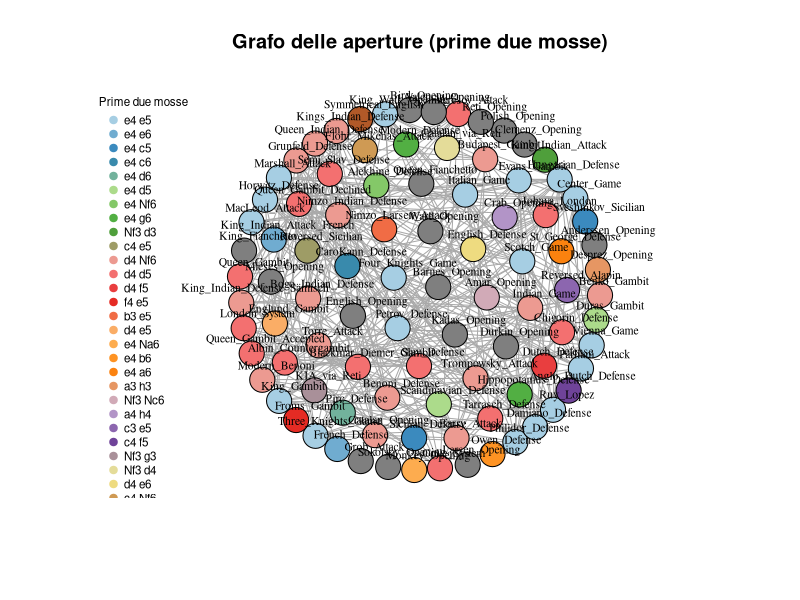

R code for this plot:
library(igraph)
library(RColorBrewer)

openings <- list(
  "Italian_Game" = c("e4", "e5", "Nf3", "Nc6", "Bc4"),
  "French_Defense" = c("e4", "e6"),
  "Sicilian_Defense" = c("e4", "c5"),
  "CaroKann_Defense" = c("e4", "c6"),
  "Pirc_Defense" = c("e4", "d6", "d4", "Nf6"),
  "Scandinavian_Defense" = c("e4", "d5"),
  "Alekhine_Defense" = c("e4", "Nf6"),
  "Modern_Defense" = c("e4", "g6"),
  "Philidor_Defense" = c("e4", "e5", "Nf3", "d6"),
  "Ruy_Lopez" = c("e4", "e5", "Nf3", "Nc6", "Bb5"),
  "Petrov_Defense" = c("e4", "e5", "Nf3", "Nf6"),
  "King_Gambit" = c("e4", "e5", "f4"),
  "Vienna_Game" = c("e4", "e5", "Nc3"),
  "Center_Game" = c("e4", "e5", "d4", "exd4", "Qxd4"),
  "Scotch_Game" = c("e4", "e5", "Nf3", "Nc6", "d4"),
  "Evans_Gambit" = c("e4", "e5", "Nf3", "Nc6", "Bc4", "b5"),
  "Four_Knights_Game" = c("e4", "e5", "Nf3", "Nc6", "Nc3", "Nf6"),
  "Three_Knights_Game" = c("e4", "e5", "Nf3", "Nc6", "Nc3"),
  "King_Indian_Attack" = c("Nf3", "d3", "g3", "Bg2", "O-O"),
  "English_Opening" = c("c4"),
  "Reversed_Sicilian" = c("c4", "e5"),
  "Catalan_Opening" = c("d4", "Nf6", "c4", "e6", "g3"),
  "Queen_Gambit" = c("d4", "d5", "c4"),
  "Queen_Gambit_Accepted" = c("d4", "d5", "c4", "dxc4"),
  "Queen_Gambit_Declined" = c("d4", "d5", "c4", "e6"),
  "Slav_Defense" = c("d4", "d5", "c4", "c6"),
  "Semi_Slav_Defense" = c("d4", "d5", "c4", "e6", "Nf3", "c6"),
  "Kings_Indian_Defense" = c("d4", "Nf6", "c4", "g6"),
  "Grunfeld_Defense" = c("d4", "Nf6", "c4", "g6", "Nc3", "d5"),
  "Nimzo_Indian_Defense" = c("d4", "Nf6", "c4", "e6", "Nc3", "Bb4"),
  "Queen_Indian_Defense" = c("d4", "Nf6", "c4", "e6", "Nf3", "b6"),
  "Bogo_Indian_Defense" = c("d4", "Nf6", "c4", "e6", "Nf3", "Bb4+"),
  "Dutch_Defense" = c("d4", "f5"),
  "Benoni_Defense" = c("d4", "Nf6", "c4", "c5"),
  "Modern_Benoni" = c("d4", "Nf6", "c4", "c5", "d5", "e6"),
  "Benko_Gambit" = c("d4", "Nf6", "c4", "c5", "d5", "b5"),
  "Budapest_Gambit" = c("d4", "Nf6", "c4", "e5"),
  "Trompowsky_Attack" = c("d4", "Nf6", "Bg5"),
  "London_System" = c("d4", "d5", "Nf3", "Nf6", "Bf4"),
  "Colle_System" = c("d4", "d5", "Nf3", "e6", "e3"),
  "Jobava_London" = c("d4", "d5", "Nc3", "Nf6", "Bf4"),
  "Veresov_Attack" = c("d4", "d5", "Nc3"),
  "Blackmar_Diemer_Gambit" = c("d4", "d5", "e4"),
  "Torre_Attack" = c("d4", "Nf6", "Nf3", "e6", "Bg5"),
  "Barry_Attack" = c("d4", "Nf6", "Nf3", "g6", "Nc3", "Bf4"),
  "King_Indian_Defense_Sämisch" = c("d4", "Nf6", "c4", "g6", "Nc3", "d6", "f3"),
  "Tarrasch_Defense" = c("d4", "d5", "c4", "e6", "Nc3", "c5"),
  "Chigorin_Defense" = c("d4", "d5", "c4", "Nc6"),
  "Albin_Countergambit" = c("d4", "d5", "c4", "e5"),
  "King_Indian_Attack_French" = c("e4", "e6", "d3", "Nf3", "g3", "Bg2", "O-O"),
  "Hippopotamus_Defense" = c("e4", "g6", "d4", "Bg7", "Nf3", "d6"),
  "Bird_Opening" = c("f4"),
  "Froms_Gambit" = c("f4", "e5"),
  "Larsen_Opening" = c("b3"),
  "Nimzo_Larsen_Attack" = c("b3", "e5", "Bb2", "Nc6", "e3", "d5", "Bb5"),
  "Sokolsky_Opening" = c("b4"),
  "Grob_Attack" = c("g4"),
  "Barnes_Opening" = c("f3"),
  "Anderssen_Opening" = c("a3"),
  "Clemenz_Opening" = c("h3"),
  "Duras_Gambit" = c("e4", "d5", "exd5", "Qxd5", "Nc3", "Qa5"),
  "Polish_Opening" = c("b4"),
  "Hungarian_Defense" = c("e4", "e5", "Nf3", "Nc6", "Be2"),
  "Kadas_Opening" = c("h4"),
  "Englund_Gambit" = c("d4", "e5"),
  "Monkey_Opening" = c("e4", "Na6"),
  "Owen_Defense" = c("e4", "b6"),
  "St_George_Defense" = c("e4", "a6"),
  "Damiano_Defense" = c("e4", "e5", "Nf3", "f6"),
  "MacLeod_Attack" = c("e4", "e5", "Qh5"),
  "Parham_Attack" = c("e4", "e5", "Qh5", "Nc6", "Bc4"),
  "Durkin_Opening" = c("Na3"),
  "King_Walk_Opening" = c("e4", "e5", "Ke2"),
  "Ware_Opening" = c("a4"),
  "Valencia_Opening" = c("c3"),
  "Desprez_Opening" = c("a3", "h3"),
  "Amar_Opening" = c("Nf3", "Nc6", "Na3"),
  "Mieses_Opening" = c("d3"),
  "Crab_Opening" = c("a4", "h4"),
  "Reversed_Alapin" = c("c3", "e5"),
  "Anglo_Dutch_Defense" = c("c4", "f5"),
  "Reti_Opening" = c("Nf3"),
  "KIA_via_Reti" = c("Nf3", "g3", "Bg2", "d3", "O-O", "e4"),
  "Catalan_via_Reti" = c("Nf3", "d4", "g3", "Bg2", "c4"),
  "English_Defense" = c("d4", "e6", "c4", "b6"),
  "Flohr_Mikenas_Attack" = c("c4", "Nf6", "Nc3", "e6", "e4"),
  "Symmetrical_English" = c("c4", "c5"),
  "King_Fianchetto" = c("g3"),
  "Queen_Fianchetto" = c("b3"),
  "Indian_Game" = c("d4", "Nf6"),
  "Horwitz_Defense" = c("e4", "e5", "Bc4", "d6"),
  "Marshall_Attack" = c("e4", "e5", "Nf3", "Nc6", "Bb5", "a6", "Ba4", "Nf6", "O-O", "Be7", "c3", "d5"),
  "Sveshnikov_Sicilian" = c("e4", "c5", "Nf3", "Nc6", "d4", "cxd4", "Nxd4", "Nf6", "Nc3", "e5")
)

first_two_moves <- sapply(openings, function(moves) {
  if(length(moves) >= 2) {
    paste(moves[1:2], collapse = " ")
  } else {
    "solo 1 mossa"
  }
})

grouped <- split(names(first_two_moves), first_two_moves)

edges <- list()
for(key in names(grouped)) {
  group <- grouped[[key]]
  if(key != "solo 1 mossa" && length(group) >= 2) {
    combs <- combn(group, 2, simplify = FALSE)
    edges <- append(edges, combs)
  }
}

g <- make_empty_graph(directed = FALSE) + vertices(names(openings))

if(length(edges) > 0) {
  edge_matrix <- do.call(rbind, edges)
  g <- add_edges(g, t(edge_matrix))
}

unique_keys <- unique(first_two_moves)
unique_keys_ordered <- c(setdiff(unique_keys, "solo 1 mossa"), "solo 1 mossa")

n_groups <- length(unique_keys_ordered) - 1  
available_colors <- brewer.pal.info[brewer.pal.info$category == 'qual', ]
max_colors <- max(available_colors$maxcolors)
palette_name <- rownames(available_colors[which.max(available_colors$maxcolors), ])

if (n_groups <= max_colors) {
  group_colors <- brewer.pal(n_groups, palette_name)
} else {
  group_colors <- colorRampPalette(brewer.pal(max_colors, palette_name))(n_groups)
}

assigned_colors <- c(group_colors, "gray50")
names(assigned_colors) <- unique_keys_ordered

V(g)$color <- assigned_colors[first_two_moves[V(g)$name]]

legend_labels <- unique_keys_ordered
legend_labels[length(legend_labels)] <- "nodi isolati"  

legend_colors <- assigned_colors[unique_keys_ordered]

plot(g,
     main = "Grafo delle aperture (prime due mosse)",
     layout = layout_with_kk(g),
     vertex.size = 14,
     vertex.label = V(g)$label,
     vertex.label.cex = 0.7,
     vertex.label.dist = 1.5,
     vertex.label.color = "black",
     edge.arrow.size = 0.1)

legend(x = -1.8, y = 1.1,
       legend = legend_labels,
       col = legend_colors,
       pch = 19,
       title = "Prime due mosse",
       cex = 0.7,
       pt.cex = 1,
       bty = "n")
